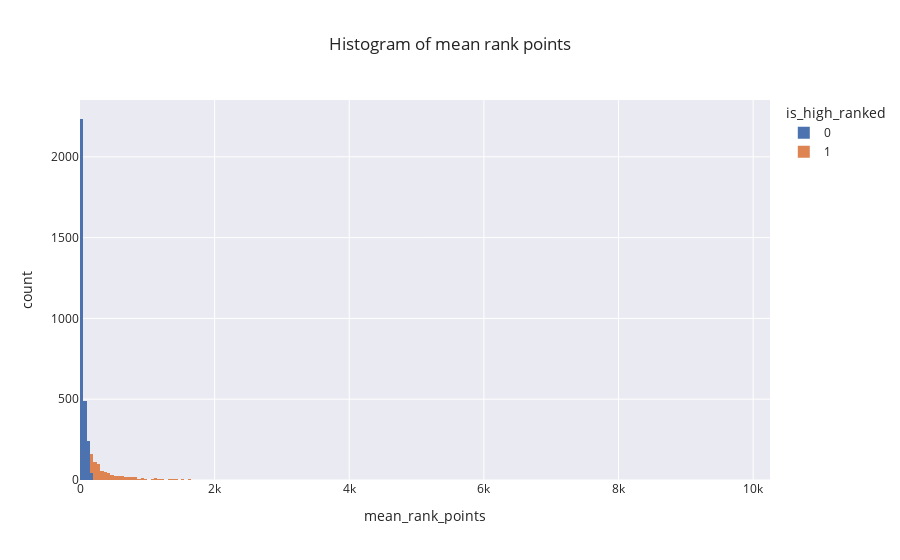

The cell this chart's notebook holds for it:
### Markdown cell above
#### Mean splitting

### Code cell
df_players_complete['is_high_ranked'] = np.digitize(df_players_complete['mean_rank_points'], bins=[df_players_complete['mean_rank_points'].mean()])
print(df_players_complete['is_high_ranked'].value_counts())
px.histogram(df_players_complete, x="mean_rank_points", color="is_high_ranked", title="Histogram of mean rank points")

### Figure 1 — Plotly figure (JSON) as saved in the notebook; plotly's stock layout.template omitted (floating-point values rounded to 4 significant figures; data arrays with more than 128 entries replaced by an {"elided": "..."} marker saying what was removed)
{"data": [{"alignmentgroup": "True", "bingroup": "x", "hovertemplate": "is_high_ranked=0<br>mean_rank_points=%{x}<br>count=%{y}<extra></extra>", "legendgroup": "0", "marker": {"color": "rgb(76,114,176)", "pattern": {"shape": ""}}, "name": "0", "offsetgroup": "0", "orientation": "v", "showlegend": true, "type": "histogram", "x": {"elided": "3009 float values"}, "xaxis": "x", "yaxis": "y"}, {"alignmentgroup": "True", "bingroup": "x", "hovertemplate": "is_high_ranked=1<br>mean_rank_points=%{x}<br>count=%{y}<extra></extra>", "legendgroup": "1", "marker": {"color": "rgb(221,132,82)", "pattern": {"shape": ""}}, "name": "1", "offsetgroup": "1", "orientation": "v", "showlegend": true, "type": "histogram", "x": {"elided": "789 float values"}, "xaxis": "x", "yaxis": "y"}], "layout": {"barmode": "relative", "legend": {"title": {"text": "is_high_ranked"}, "tracegroupgap": 0}, "title": {"text": "Histogram of mean rank points"}, "xaxis": {"anchor": "y", "domain": [0, 1], "title": {"text": "mean_rank_points"}}, "yaxis": {"anchor": "x", "domain": [0, 1], "title": {"text": "count"}}}}
